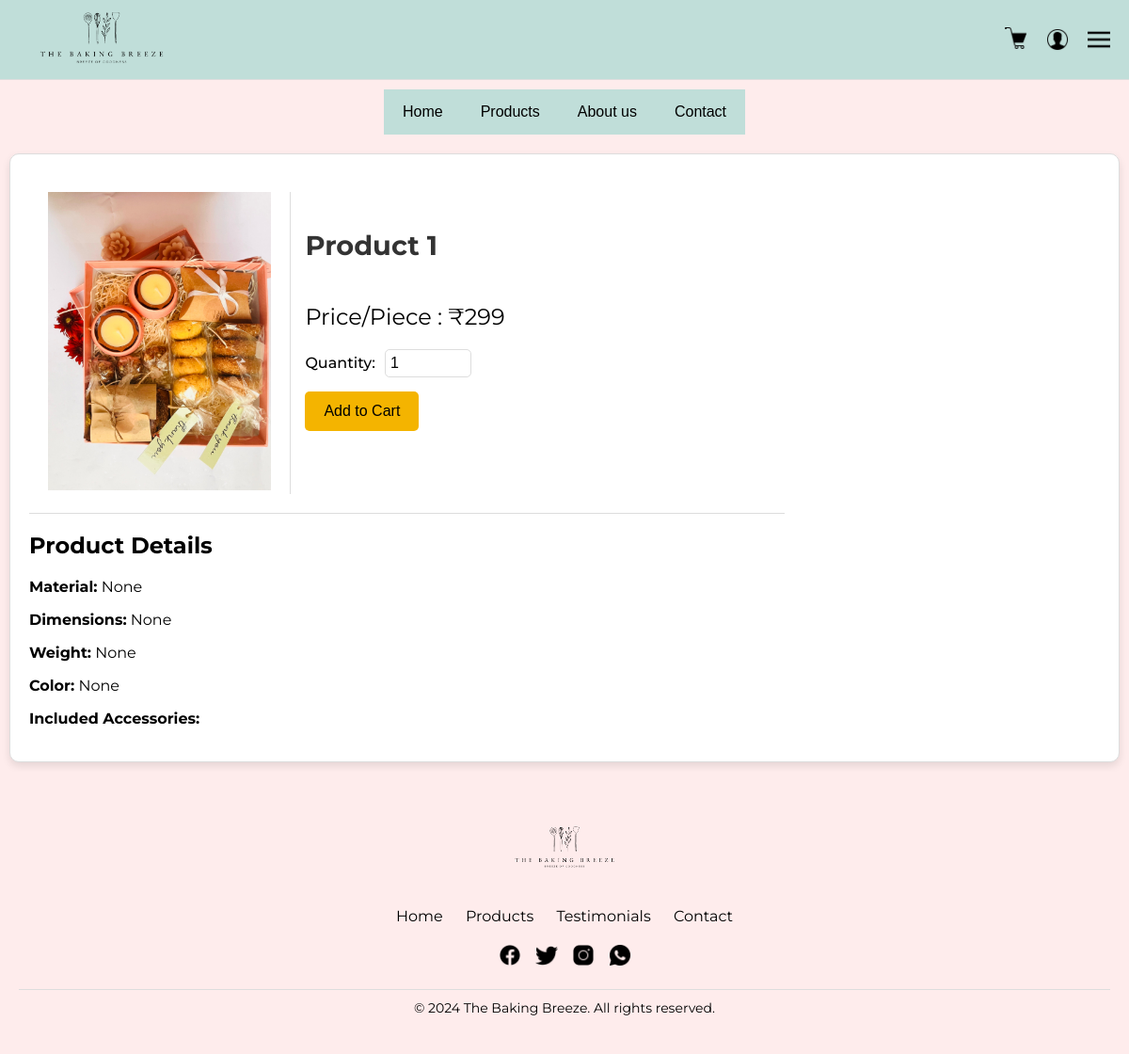
The app's page /product_details/1/ with its own data.
### thebakingbreeze/models.py (models this page shows, shortened)
class Product(models.Model):
    name = models.CharField(max_length=255)
    image = models.ImageField(upload_to='product_images/', blank=True, null=True, help_text="Image of the product")
    price = models.DecimalField(max_digits=10, decimal_places=0, help_text="Price of the product")
    rating = models.DecimalField(max_digits=3, decimal_places=1, blank=True, null=True, help_text="Rating of the product")
    material = models.CharField(max_length=255, blank=True, null=True, help_text="Material of the product, e.g., stainless steel")
    dimensions = models.CharField(max_length=255, blank=True, null=True, help_text="Dimensions of the product, e.g., 15 x 10 x 8 inches")
    weight = models.CharField(max_length=50, blank=True, null=True, help_text="Weight of the product, e.g., 5 lbs")
    color = models.CharField(max_length=50, blank=True, null=True, help_text="Color of the product, e.g., Silver")
    included_accessories = models.TextField(blank=True, null=True, help_text="List of included accessories, e.g., Baking tray, mixing bowl, whisk, spatula")

### thebakingbreeze/views.py (the view)
# urls.py: path('product_details/<int:product_id>/', views.product_details, name='product_details'),
def product_details(request, product_id):
    product = get_object_or_404(Product, id=product_id)
    return render(request, 'product_details.html', {'product': product})

### thebakingbreeze/templates/product_details.html (shortened to what this page needs)
{% extends 'base.html' %}
{% load static %}
{% block extra_css %}
<link rel="stylesheet" href="{% static 'css/product_details.css' %}">
{% endblock %}
{% block content %}
<section class="product-details">
    <div class="container">
        <div class="product-card">
            <div class="product-card-header">
                <div class="product-image">
                    <img src="{{ product.image.url }}" alt="{{ product.name }}">
                </div>
                <div class="product-info">
                    <h1>{{ product.name }}</h1>
                    <p class="price"> Price/Piece : ₹{{ product.price }}</p>
                    <div class="quantity-selector">
                        <label for="quantity">Quantity:</label>
                        <input type="number" id="quantity" name="quantity" min="1" value="1">
                    </div>
                    <button class="add-to-cart-btn" data-product-id="{{ product.id }}">Add to Cart</button>
                </div>
            </div>
            <div class="product-card-body">
                <h2>Product Details</h2>
                <p><strong>Material:</strong> {{ product.material }}</p>
                <p><strong>Dimensions:</strong> {{ product.dimensions }}</p>
                <p><strong>Weight:</strong> {{ product.weight }}</p>
                <p><strong>Color:</strong> {{ product.color }}</p>
                <p><strong>Included Accessories:</strong> {{ product.included_accessories }}</p>
            </div>
        </div>
    </div>
</section>
{% endblock %}

### thebakingbreeze/static/css/styles.css (style rules this page uses)
body { font-family: 'Montserrat', sans-serif; margin: 0; padding: 0; background-color: #feecec; }
.product-card { background: #C0ded9; border: 1px solid #ddd; padding: 20px; border-radius: 8px; box-shadow: 0 4px 8px rgba(0, 0, 0, 0.1); text-align: center; display: flex; flex-direction: column; align-items: center; justify-content: center; }
.add-to-cart-btn { background-color: #f4b400; color: #fff; border: none; padding: 10px 20px; cursor: pointer; font-size: 16px; border-radius: 4px; transition: background-color 0.3s ease; }

### thebakingbreeze/static/css/product_details.css (style rules this page uses)
body { font-family: 'Montserrat', sans-serif; margin: 0; padding: 0; box-sizing: border-box; }
.container { max-width: 1200px; margin: 0 auto; padding: 10px; }
.product-card { background: #fff; border-radius: 10px; box-shadow: 0 4px 8px rgba(0, 0, 0, 0.1); overflow: hidden; display: flex; flex-direction: column; text-align: start; align-items: start; padding-left: 20px; }
.product-card-header { display: flex; flex-wrap: wrap; gap: 20px; padding: 20px; border-bottom: 1px solid #ddd; }
.product-image { flex: 1; max-width: 500px; }
.product-image img { width: 100%; height: auto; border-radius: 0px; }
.product-info { flex: 2; padding: 15px; display: flex; flex-direction: column; gap: 15px; border-left: 1px solid #ddd; }
.product-info h1, .product-info .price, .product-info .brief-detail, .quantity-selector, .add-to-cart-btn { text-align: left; }
.product-info h1 { font-size: 1.8em; margin-bottom: 5px; color: #333; }
.product-info .price { font-size: 1.5em; color: black; margin-bottom: 5px; }
.quantity-selector { display: flex; align-items: center; gap: 10px; }
.quantity-selector label { font-weight: 500; font-size: 1em; }
.quantity-selector input { width: 80px; padding: 5px; font-size: 1em; border: 1px solid #ddd; border-radius: 5px; }
.add-to-cart-btn { background-color: #f4b400; color: black; border: none; padding: 12px 20px; font-size: 1em; border-radius: 5px; cursor: pointer; transition: background-color 0.3s ease; text-align: center; align-self: flex-start; }

### records on screen
Product: image (picture), name "Product 1", price "299", material "None", dimensions "None", weight "None", color "None"
